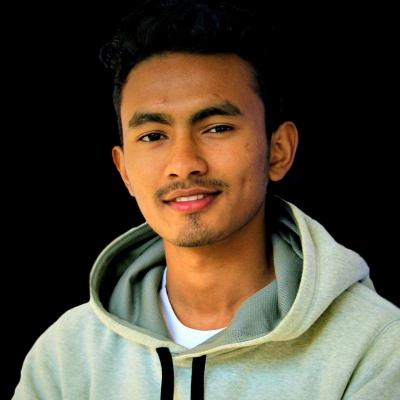
#> input picture sandesh.jpeg, 400 x 400 px, found by its file name
$ python bit.py
#> lines starting #> are read from the running program, lines starting #| are printed output that depends on the picture; after the words box and inside, x2 and y2 are one past the last pixel; in counts of white or black regions, pixels touching at a corner belong together
import numpy as np
import pandas as pd

import cv2

import matplotlib.pyplot as plt


original_image = cv2.imread('sandesh.jpeg')
#> original_image is the input picture: shape (400, 400, 3); mean B, G, R 55.7, 70.6, 80

# Convert the image in grayscale
img = cv2.cvtColor(original_image, cv2.COLOR_BGR2GRAY)
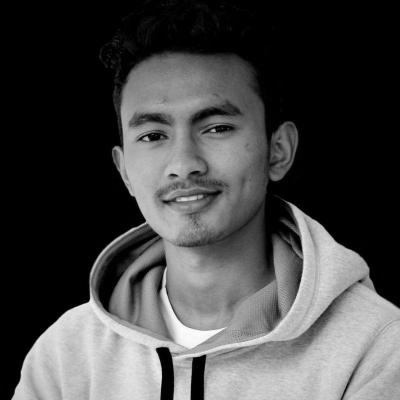
#> img: shape (400, 400); min 0, max 254, mean 71.7


# Iterate over each pixel and change pixel value to binary using np.binary_repr() and store it in a list.
lst = []
for i in range(img.shape[0]):
    for j in range(img.shape[1]):
         lst.append(np.binary_repr(img[i][j] ,width=8))
#> after the loop, lst = 160000 items
# width = no. of bits

# We have a list of strings where each string represents binary pixel value.
# To extract bit planes, iterate over the strings and store the characters corresponding to bit planes into lists.
# reshape to reconstruct the binary image.
eight_bit_img = (np.array([int(i[0]) for i in lst],dtype = np.uint8)).reshape(img.shape[0],img.shape[1])
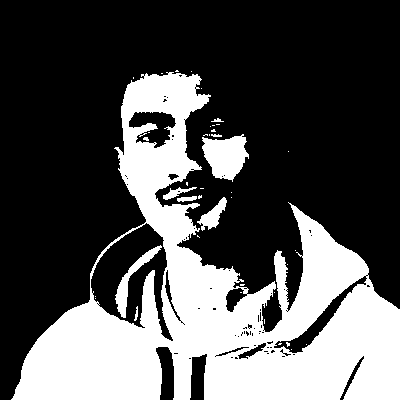
#> eight_bit_img: shape (400, 400); values 0 (black) and 1 (white), 32.6% white; 41 white regions (32 under 20 px), largest, box (x1, y1, x2, y2) and area: (11, 72, 400, 400) 49105, (202, 134, 249, 182) 1474, (115, 245, 162, 318) 676
seven_bit_img = (np.array([int(i[1]) for i in lst],dtype = np.uint8)).reshape(img.shape[0],img.shape[1])
#> seven_bit_img: shape (400, 400); values 0 (black) and 1 (white), 23.5% white; 267 white regions (248 under 20 px), largest, box (x1, y1, x2, y2) and area: (120, 54, 315, 362) 15209, (12, 224, 227, 400) 11346, (206, 301, 382, 400) 5271
six_bit_img = (np.array([int(i[2]) for i in lst],dtype = np.uint8)).reshape(img.shape[0],img.shape[1])
#> six_bit_img: shape (400, 400); values 0 (black) and 1 (white), 22.1% white; 395 white regions (355 under 20 px), largest, box (x1, y1, x2, y2) and area: (86, 51, 295, 400) 16671, (204, 201, 400, 400) 8605, (152, 266, 242, 358) 2382
five_bit_img = (np.array([int(i[3]) for i in lst],dtype = np.uint8)).reshape(img.shape[0],img.shape[1])
#> five_bit_img: shape (400, 400); values 0 (black) and 1 (white), 24.4% white; 500 white regions (466 under 20 px), largest, box (x1, y1, x2, y2) and area: (25, 50, 400, 400) 33564, (62, 343, 90, 400) 636, (170, 50, 265, 119) 536
four_bit_img = (np.array([int(i[4]) for i in lst],dtype = np.uint8)).reshape(img.shape[0],img.shape[1])
#> four_bit_img: shape (400, 400); values 0 (black) and 1 (white), 26% white in thin lines or dots
three_bit_img = (np.array([int(i[5]) for i in lst],dtype = np.uint8)).reshape(img.shape[0],img.shape[1])
#> three_bit_img: shape (400, 400); values 0 (black) and 1 (white), 26.7% white in thin lines or dots
two_bit_img = (np.array([int(i[6]) for i in lst],dtype = np.uint8)).reshape(img.shape[0],img.shape[1])
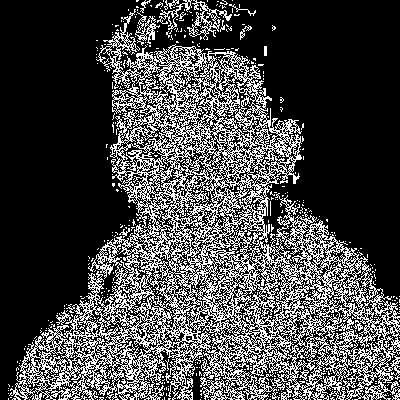
#> two_bit_img: shape (400, 400); values 0 (black) and 1 (white), 27.7% white in thin lines or dots
one_bit_img = (np.array([int(i[7]) for i in lst],dtype = np.uint8)).reshape(img.shape[0],img.shape[1])
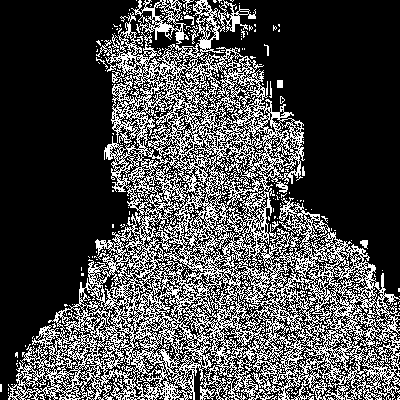
#> one_bit_img: shape (400, 400); values 0 (black) and 1 (white), 29.3% white in thin lines or dots

# Concatenate these images for ease of display using cv2.hconcat()
finalr = cv2.hconcat([eight_bit_img,seven_bit_img,six_bit_img,five_bit_img])
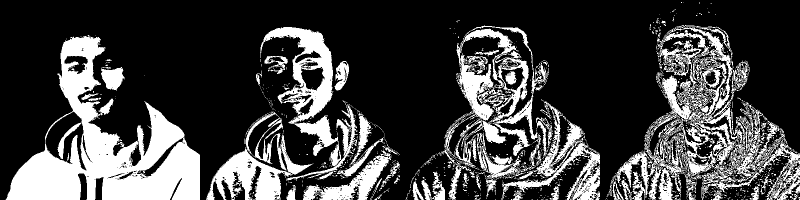
#> finalr: shape (400, 1600) (shown at 1/2 size); values 0 (black) and 1 (white), 25.7% white; 1203 white regions (1101 under 20 px), largest, box (x1, y1, x2, y2) and area: (11, 72, 400, 400) 49105, (1225, 50, 1600, 400) 33564, (886, 51, 1095, 400) 16671
finalv =cv2.hconcat([four_bit_img,three_bit_img,two_bit_img,one_bit_img])
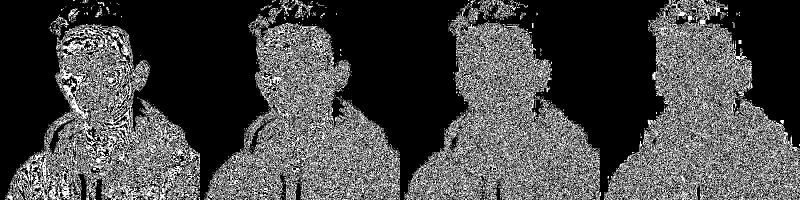
#> finalv: shape (400, 1600) (shown at 1/2 size); values 0 (black) and 1 (white), 27.4% white in thin lines or dots

# Vertically concatenate
final = cv2.vconcat([finalr,finalv])
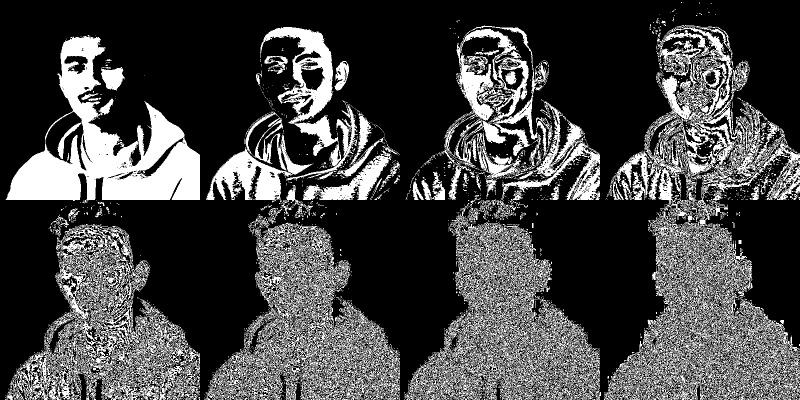
#> final: shape (800, 1600) (shown at 1/2 size); values 0 (black) and 1 (white), 26.5% white; 3147 white regions (2988 under 20 px), largest, box (x1, y1, x2, y2) and area: (1208, 50, 1600, 800) 78953, (11, 72, 400, 406) 49142, (809, 409, 1202, 800) 41631

# Display
fig, axes = plt.subplots(nrows=1, ncols=2)

# cmap maps the color, here we give value 'gray' to cmap for binary image as well bit image,
# cmap = 'binary' gives negative image
imgs = [img, final]
for i, ax in enumerate(axes):
    ax.imshow(imgs[i], cmap='gray')
    ax.axis('off')
plt.tight_layout()
plt.show()
